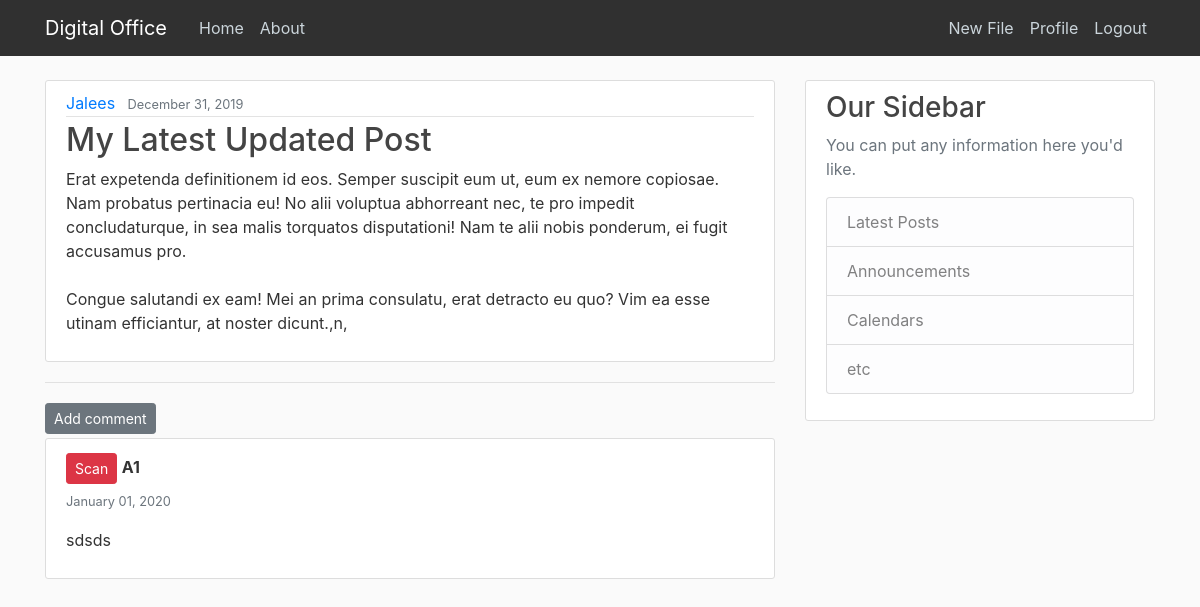
/blog/files/31/ (signed in), run on the app's committed database.
### blog/models.py (models this page shows, shortened)
class Files(models.Model):
    title=models.CharField(max_length=100)
    summary=models.TextField()
    date_posted=models.DateTimeField(default=timezone.now)
    author=models.ForeignKey(User,on_delete=models.CASCADE)

class Comment(models.Model):
    files = models.ForeignKey('blog.Files', on_delete=models.CASCADE, related_name='comments')
    author = models.CharField(max_length=200)
    text = models.TextField()
    role = models.CharField(max_length=200,default="Scan")
    created_date = models.DateTimeField(default=timezone.now)
    approved_comment = models.BooleanField(default=False)

### blog/views.py (the view)
# urls.py: path('files/<int:pk>/',FileDetailView.as_view(),name='file-detail'),
class FileDetailView(DetailView):
    model=Files

### blog/templates/blog/files_detail.html (shortened to what this page needs)
{% extends "blog/base.html" %}
{% block content %}
<article class="media content-section">
    <div class="media-body">
      <div class="article-metadata">
        <a class="mr-2" href="#">{{ object.author }}</a>
        <small class="text-muted">{{ object.date_posted | date:"F d, Y" }}</small>
      </div>
      <h2  class="article-title">{{ object.title }}</h2>
      <p class="article-content">{{ object.summary }}</p>
    </div>
  </article>
  <hr>
<a class="btn btn-secondary btn-sm mt-1 mb-1" href="{% url 'add_comment_to_post' files.pk %}">Add comment</a>
<br>
{% if user.is_staff and user.is_superuser %}
{% for comment in object.comments.all %}
    <div  class="container content-section" >
      {% if comment.role == 'Phase 2' %}
      <button type="button" class="btn btn-warning btn-sm mt-1 mb-1">{{ comment.role }}</button>
     {% elif comment.role == 'Phase 1' %}
     <button type="button" class="btn btn-success btn-sm mt-1 mb-1">{{ comment.role }}</button>
     {% elif comment.role == 'Final' %}
     <button type="button" class="btn btn-info btn-sm mt-1 mb-1">{{ comment.role }}</button>
     {% elif comment.role == 'Scan' %}
     <button type="button" class="btn btn-danger btn-sm mt-1 mb-1">{{ comment.role }}</button>
     {% endif %}
      <strong>{{ comment.author }}</strong><br>
      <small class="text-muted">{{ comment.created_date | date:"F d, Y" }}</small>
        <p>{{ comment.text|linebreaks }}</p>
    </div>
    {% endfor %}
{% else  %}
{% for comment in object.comments.all %}
{% if comment.role == 'Scan' %}
        <div class='container content-section'>
          {% if comment.role == 'Phase 2' %}
          <button type="button" class="btn btn-warning btn-sm mt-1 mb-1">{{ comment.role }}</button>
         {% elif comment.role == 'Phase 1' %}
         <button type="button" class="btn btn-success btn-sm mt-1 mb-1">{{ comment.role }}</button>
         {% elif comment.role == 'Final' %}
         <button type="button" class="btn btn-info btn-sm mt-1 mb-1">{{ comment.role }}</button>
         {% elif comment.role == 'Scan' %}
         <button type="button" class="btn btn-danger btn-sm mt-1 mb-1">{{ comment.role }}</button>
         {% endif %}
          <strong>{{ comment.author }}</strong>
    <br>
          <small class="text-muted">{{ comment.created_date | date:"F d, Y" }}</small>
            <p>{{ comment.text|linebreaks }}</p>
        </div>
{% endif %}
{% endfor %}
{% endif %}
{% endblock %}

### blog/static/blog/main.css (style rules this page uses)
body { background: #fafafa; color: #333333; margin-top: 5rem; }
h1, h2, h3, h4, h5, h6 { color: #444444; }
.content-section { background: #ffffff; padding: 10px 20px; border: 1px solid #dddddd; border-radius: 3px; margin-bottom: 20px; }
.article-title { color: #444444; }
.article-content { white-space: pre-line; }
.article-metadata { padding-bottom: 1px; margin-bottom: 4px; border-bottom: 1px solid #e3e3e3 }

### data on the page
Files: author "Jalees", date_posted "December 31, 2019", title "My Latest Updated Post", summary "Erat expetenda definitionem id eos. Semper suscipit eum ut, eum ex nemore copiosae. Nam probatus pertinacia eu! No alii voluptua abhorreant nec, te pro impedit concludaturque, in sea malis torquatos disputationi! Nam te alii nobis ponderum, ei fugit accusamus pro. Congue salutandi ex eam! Mei an prima consulatu, erat detracto eu quo? Vim ea esse utinam efficiantur, at noster dicunt.,n,"
Comment: role "Scan", author "A1", created_date "January 01, 2020", text "sdsds"
